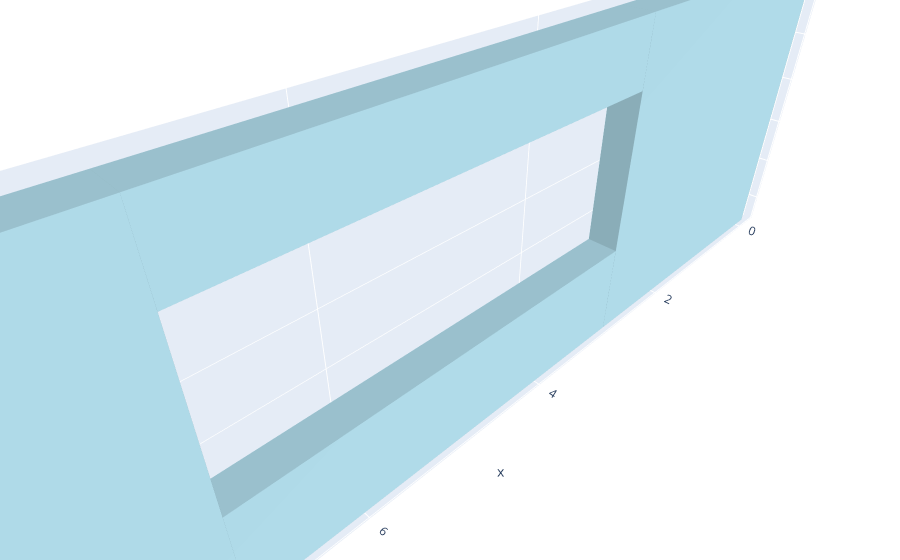

Notebook code for this chart:
### Code cell
def make_wall_with_window(wall_x, wall_y, wall_z, wall_width, wall_thickness, wall_height,
                          win_x, win_width, win_sill, win_height):
    parts = []
    # левая часть стены (до окна)
    parts.append(make_box(wall_x, wall_y, wall_z, win_x, wall_thickness, wall_height))
    # правая часть стены (после окна)
    right_start = win_x + win_width
    parts.append(make_box(wall_x + right_start, wall_y, wall_z,
                          wall_width - right_start, wall_thickness, wall_height))
    # под окном
    parts.append(make_box(wall_x + win_x, wall_y, wall_z,
                          win_width, wall_thickness, win_sill))
    # над окном
    top_start = win_sill + win_height
    parts.append(make_box(wall_x + win_x, wall_y, wall_z + top_start,
                          win_width, wall_thickness, wall_height - top_start))
    return trimesh.util.concatenate(parts)

test_wall = make_wall_with_window(0, 0, 0.3, 10, 0.3, 3, 3, 4, 0.9, 1.5)
print(round(test_wall.volume, 2))
show_mesh(test_wall)

### Figure 1 — Plotly figure (JSON) as saved in the notebook; plotly's stock layout.template omitted (floating-point values rounded to 4 significant figures)
{"data": [{"color": "lightblue", "flatshading": true, "i": [1, 4, 0, 2, 1, 5, 5, 3, 6, 2, 6, 7, 9, 12, 8, 10, 9, 13, 13, 11, 14, 10, 14, 15, 17, 20, 16, 18, 17, 21, 21, 19, 22, 18, 22, 23, 25, 28, 24, 26, 25, 29, 29, 27, 30, 26, 30, 31], "j": [3, 1, 3, 4, 7, 1, 7, 7, 4, 7, 5, 5, 11, 9, 11, 12, 15, 9, 15, 15, 12, 15, 13, 13, 19, 17, 19, 20, 23, 17, 23, 23, 20, 23, 21, 21, 27, 25, 27, 28, 31, 25, 31, 31, 28, 31, 29, 29], "k": [0, 0, 2, 0, 3, 4, 1, 2, 2, 6, 4, 6, 8, 8, 10, 8, 11, 12, 9, 10, 10, 14, 12, 14, 16, 16, 18, 16, 19, 20, 17, 18, 18, 22, 20, 22, 24, 24, 26, 24, 27, 28, 25, 26, 26, 30, 28, 30], "opacity": 1, "type": "mesh3d", "x": [0.0, 0.0, 0.0, 0.0, 3.0, 3.0, 3.0, 3.0, 7.0, 7.0, 7.0, 7.0, 10.0, 10.0, 10.0, 10.0, 3.0, 3.0, 3.0, 3.0, 7.0, 7.0, 7.0, 7.0, 3.0, 3.0, 3.0, 3.0, 7.0, 7.0, 7.0, 7.0], "y": [0.0, 0.0, 0.3, 0.3, 0.0, 0.0, 0.3, 0.3, 0.0, 0.0, 0.3, 0.3, 0.0, 0.0, 0.3, 0.3, 0.0, 0.0, 0.3, 0.3, 0.0, 0.0, 0.3, 0.3, 0.0, 0.0, 0.3, 0.3, 0.0, 0.0, 0.3, 0.3], "z": [0.3, 3.3, 0.3, 3.3, 0.3, 3.3, 0.3, 3.3, 0.3, 3.3, 0.3, 3.3, 0.3, 3.3, 0.3, 3.3, 0.3, 1.2, 0.3, 1.2, 0.3, 1.2, 0.3, 1.2, 2.7, 3.3, 2.7, 3.3, 2.7, 3.3, 2.7, 3.3]}], "layout": {"margin": {"b": 0, "l": 0, "r": 0, "t": 0}, "scene": {"aspectmode": "data"}}}
